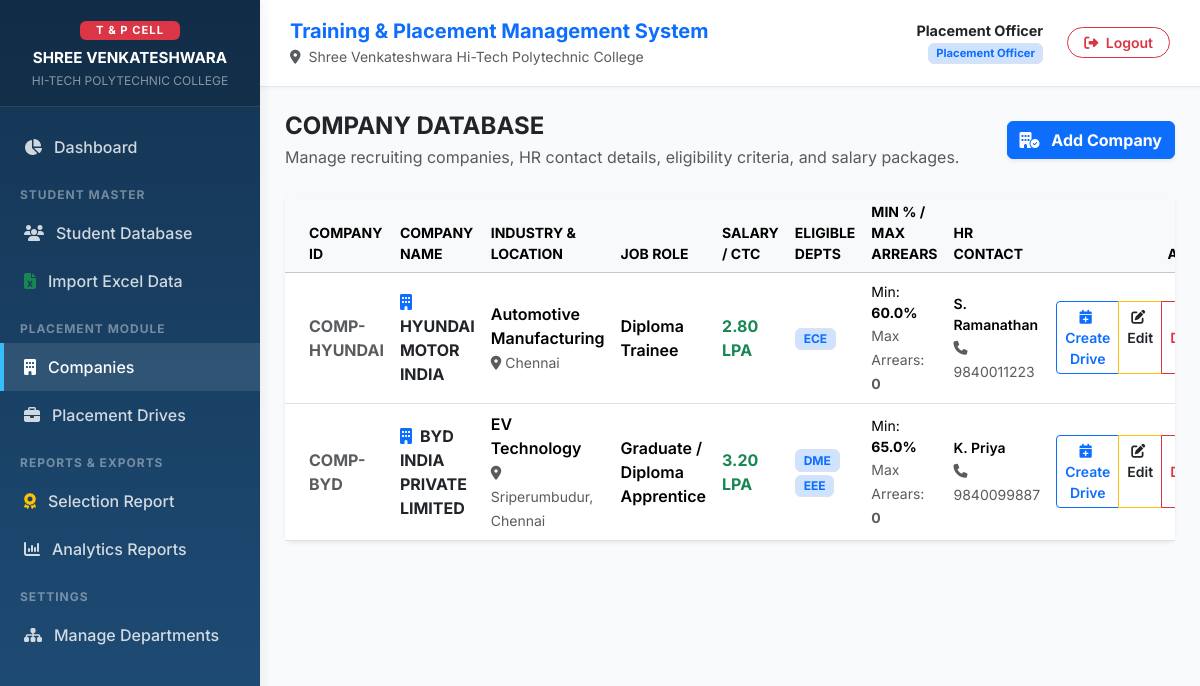
/companies/ (signed in), run on the app's committed database.
### placement_app/models.py (models this page shows, shortened)
class Company(models.Model):
    company_id = models.CharField(max_length=20, unique=True, help_text="e.g. COMP-001")
    name = models.CharField(max_length=150)
    address = models.TextField(blank=True)
    hr_name = models.CharField(max_length=100, blank=True)
    hr_contact = models.CharField(max_length=15, blank=True)
    hr_email = models.EmailField(blank=True)
    website = models.URLField(blank=True)
    industry = models.CharField(max_length=100, blank=True, help_text="e.g. Automotive, Electronics, Manufacturing")
    job_role = models.CharField(max_length=100, default="Diploma Trainee")
    eligible_departments = models.ManyToManyField(Department, related_name='eligible_companies')
    qualification = models.CharField(max_length=100, default="Diploma")
    min_percentage = models.FloatField(default=0.0, help_text="Minimum Semester % required")
    max_arrears = models.IntegerField(default=0, help_text="Maximum allowed arrears")
    salary_ctc = models.CharField(max_length=50, help_text="e.g. ₹2.80 LPA")
    job_location = models.CharField(max_length=100, default="Chennai")
    drive_date = models.DateField()
    last_date_registration = models.DateField(null=True, blank=True)
    selection_process = models.TextField(blank=True, default="1. Aptitude Test\n2. Technical Interview\n3. HR Interview")
    created_at = models.DateTimeField(auto_now_add=True)
    class Meta:
        verbose_name_plural = "Companies"
        ordering = ['-drive_date']

class Department(models.Model):
    code = models.CharField(max_length=10, unique=True, help_text="e.g. DME, EEE, ECE, CSE, CIVIL")
    name = models.CharField(max_length=100, help_text="e.g. Diploma in Mechanical Engineering")

### placement_app/views.py (the view)
# urls.py: path('companies/', views.company_list_view, name='company_list'),
@login_required
def company_list_view(request):
    companies = Company.objects.prefetch_related('eligible_departments').all()
    return render(request, 'companies/company_list.html', {'companies': companies})

### placement_app/templates/companies/company_list.html (shortened to what this page needs)
{% extends 'base.html' %}
{% block content %}
<div class="d-flex justify-content-between align-items-center mb-4">
    <div>
        <h4 class="fw-bold text-dark mb-1">COMPANY DATABASE</h4>
        <p class="text-muted mb-0">Manage recruiting companies, HR contact details, eligibility criteria, and salary packages.</p>
    </div>
    <a href="{% url 'company_create' %}" class="btn btn-primary shadow-sm fw-bold">
        <i class="fa-solid fa-building-circle-check me-2"></i> Add Company
    </a>
</div>
<div class="card border-0 shadow-sm rounded-3">
    <div class="card-body p-0">
        <div class="table-responsive">
            <table class="table table-hover align-middle mb-0">
                <thead class="table-light text-muted small text-uppercase">
                    <tr>
                        <th class="ps-4">Company ID</th>
                        <th>Company Name</th>
                        <th>Industry & Location</th>
                        <th>Job Role</th>
                        <th>Salary / CTC</th>
                        <th>Eligible Depts</th>
                        <th>Min % / Max Arrears</th>
                        <th>HR Contact</th>
                        <th class="pe-4 text-end">Action</th>
                    </tr>
                </thead>
                <tbody>
                    {% for comp in companies %}
                    <tr>
                        <td class="ps-4 fw-bold text-muted">{{ comp.company_id }}</td>
                        <td class="fw-bold text-dark fs-6">
                            <i class="fa-solid fa-building text-primary me-2"></i>{{ comp.name }}
                        </td>
                        <td>
                            <span class="d-block fw-semibold">{{ comp.industry }}</span>
                            <small class="text-muted"><i class="fa-solid fa-location-dot me-1"></i>{{ comp.job_location }}</small>
                        </td>
                        <td class="fw-semibold">{{ comp.job_role }}</td>
                        <td class="fw-bold text-success">{{ comp.salary_ctc }}</td>
                        <td>
                            {% for d in comp.eligible_departments.all %}
                                <span class="badge bg-primary-subtle text-primary border" style="font-size: 0.75rem;">{{ d.code }}</span>
                            {% empty %}
                                <span class="badge bg-light text-dark">All</span>
                            {% endfor %}
                        </td>
                        <td>
                            <small class="d-block">Min: <strong>{{ comp.min_percentage }}%</strong></small>
                            <small class="text-muted">Max Arrears: <strong>{{ comp.max_arrears }}</strong></small>
                        </td>
                        <td>
                            <small class="d-block fw-semibold">{{ comp.hr_name }}</small>
                            <small class="text-muted"><i class="fa-solid fa-phone me-1"></i>{{ comp.hr_contact }}</small>
                        </td>
                        <td class="pe-4 text-end">
                            <div class="btn-group btn-group-sm">
                                <a href="{% url 'drive_create' %}?company={{ comp.pk }}" class="btn btn-outline-primary fw-semibold" title="Create Placement Drive">
                                    <i class="fa-solid fa-calendar-plus me-1"></i> Create Drive
                                </a>
                                <a href="{% url 'company_edit' comp.pk %}" class="btn btn-outline-warning text-dark fw-semibold" title="Edit Company Details">
                                    <i class="fa-solid fa-pen-to-square me-1"></i> Edit
                                </a>
                                <a href="{% url 'company_delete' comp.pk %}" onclick="return confirm('Are you sure you want to delete company {{ comp.name }}?');" class="btn btn-outline-danger fw-semibold" title="Delete Company">
                                </a>
                            </div>
                        </td>
                    </tr>
                    {% endfor %}
                </tbody>
            </table>
        </div>
    </div>
</div>
{% endblock %}

### placement_app/templates/base.html (shortened to what this page needs)
<!DOCTYPE html>
<html lang="en">
<head>
    <link href="https://cdn.jsdelivr.net/npm/bootstrap@5.3.2/dist/css/bootstrap.min.css" rel="stylesheet">
    <link href="https://cdnjs.cloudflare.com/ajax/libs/font-awesome/6.4.2/css/all.min.css" rel="stylesheet">
</head>
<body>
    {% if user.is_authenticated %}
    <nav id="sidebar">
        <div class="brand-header text-center py-3 px-3">
            <div class="badge bg-danger mb-2 px-3 py-1 text-uppercase" style="font-size: 0.7rem; letter-spacing: 1px;">T & P CELL</div>
            <h6 class="fw-bold text-white mb-1" style="font-size: 0.95rem; line-height: 1.3;">SHREE VENKATESHWARA</h6>
            <small class="text-white-50" style="font-size: 0.75rem; display: block;">HI-TECH POLYTECHNIC COLLEGE</small>
        </div>
        <ul class="nav flex-column mt-3">
            <li class="nav-item">
                <a href="{% url 'dashboard' %}" class="nav-link {% if request.resolver_match.url_name == 'dashboard' %}active{% endif %}">
                    <i class="fa-solid fa-chart-pie"></i> Dashboard
                </a>
            </li>
            <div class="nav-header">STUDENT MASTER</div>
            <li class="nav-item">
                <a href="{% url 'student_list' %}" class="nav-link {% if 'student' in request.resolver_match.url_name and 'import' not in request.resolver_match.url_name %}active{% endif %}">
                    <i class="fa-solid fa-users"></i> Student Database
                </a>
            </li>
            <li class="nav-item">
                <a href="{% url 'import_excel' %}" class="nav-link {% if 'import' in request.resolver_match.url_name %}active{% endif %}">
                    <i class="fa-solid fa-file-excel text-success"></i> Import Excel Data
                </a>
            </li>
            <div class="nav-header">PLACEMENT MODULE</div>
            <li class="nav-item">
                <a href="{% url 'company_list' %}" class="nav-link {% if 'company' in request.resolver_match.url_name %}active{% endif %}">
                    <i class="fa-solid fa-building"></i> Companies
                </a>
            </li>
            <li class="nav-item">
                <a href="{% url 'drive_list' %}" class="nav-link {% if 'drive' in request.resolver_match.url_name %}active{% endif %}">
                    <i class="fa-solid fa-briefcase"></i> Placement Drives
                </a>
            </li>
            <div class="nav-header">REPORTS & EXPORTS</div>
            <li class="nav-item">
                <a href="{% url 'selection_report' %}" class="nav-link {% if 'selection' in request.resolver_match.url_name %}active{% endif %}">
                    <i class="fa-solid fa-award text-warning"></i> Selection Report
                </a>
            </li>
            <li class="nav-item">
                <a href="{% url 'reports_hub' %}" class="nav-link {% if 'reports_hub' in request.resolver_match.url_name %}active{% endif %}">
                    <i class="fa-solid fa-chart-column"></i> Analytics Reports
                </a>
            </li>
            <div class="nav-header">SETTINGS</div>
            <li class="nav-item">
                <a href="{% url 'department_list' %}" class="nav-link {% if 'department' in request.resolver_match.url_name %}active{% endif %}">
                    <i class="fa-solid fa-sitemap"></i> Manage Departments
                </a>
            </li>
        </ul>
    </nav>
    {% endif %}
    <div id="content" {% if not user.is_authenticated %}style="margin-left: 0; padding: 0;"{% endif %}>
        {% if user.is_authenticated %}
        <header class="top-navbar">
            <div>
                <h5 class="fw-bold mb-0 text-primary" style="line-height: 1.3;">Training & Placement Management System</h5>
                <small class="text-muted"><i class="fa-solid fa-location-dot me-1"></i> Shree Venkateshwara Hi-Tech Polytechnic College</small>
            </div>
            <div class="d-flex align-items-center gap-3">
                <div class="text-end me-2">
                    <span class="fw-bold d-block text-dark" style="font-size: 0.9rem; line-height: 1.2;">{{ user.get_full_name|default:user.username }}</span>
                    <span class="badge bg-primary-subtle text-primary border" style="font-size: 0.7rem;">Placement Officer</span>
                </div>
                <a href="{% url 'logout' %}" class="btn btn-outline-danger btn-sm rounded-pill px-3 fw-semibold">
                    <i class="fa-solid fa-right-from-bracket me-1"></i> Logout
                </a>
            </div>
        </header>
        {% endif %}
        {% block content %}{% endblock %}
    </div>
</body>
</html>

### placement_app/templates/base.html (style rules this page uses)
:root { --sidebar-width: 260px; --primary-blue: #1F4E79; --primary-dark: #143452; --accent-red: #D9534F; --bg-light: #F8FAFC; }
body { font-family: 'Inter', sans-serif; background-color: var(--bg-light); color: #334155; min-height: 100vh; }
#sidebar { width: var(--sidebar-width); position: fixed; top: 0; left: 0; bottom: 0; background: linear-gradient(180deg, var(--primary-dark) 0%, var(--primary-blue) 100%); color: #fff; z-index: 1000; transition: all 0.3s; box-shadow: 4px 0 10px rgba(0,0,0,0.05); }
#sidebar .brand-header { padding: 20px 15px; background: rgba(0,0,0,0.15); border-bottom: 1px solid rgba(255,255,255,0.1); }
#sidebar .nav-link { color: rgba(255,255,255,0.8); padding: 12px 20px; font-weight: 500; display: flex; align-items: center; gap: 12px; border-left: 4px solid transparent; transition: all 0.2s; }
#sidebar .nav-link:hover, #sidebar .nav-link.active { color: #fff; background: rgba(255,255,255,0.1); border-left-color: #38BDF8; }
#sidebar .nav-header { font-size: 0.75rem; text-transform: uppercase; letter-spacing: 1px; color: rgba(255,255,255,0.4); padding: 15px 20px 5px 20px; font-weight: 700; }
#content { margin-left: var(--sidebar-width); padding: 25px; transition: all 0.3s; }
.top-navbar { background: #fff; padding: 18px 30px; margin: -25px -25px 25px -25px; border-bottom: 1px solid #E2E8F0; display: flex; justify-content: space-between; align-items: center; box-shadow: 0 2px 4px rgba(0,0,0,0.03); position: sticky; top: 0; z-index: 999; }

### data on the page
Company: company_id "COMP-HYUNDAI", name "HYUNDAI MOTOR INDIA", industry "Automotive Manufacturing", job_location "Chennai", job_role "Diploma Trainee", salary_ctc "2.80 LPA", min_percentage "60.0", max_arrears "0", hr_name "S. Ramanathan", hr_contact "9840011223"
Department: code "ECE"
Company: company_id "COMP-BYD", name "BYD INDIA PRIVATE LIMITED", industry "EV Technology", job_location "Sriperumbudur, Chennai", job_role "Graduate / Diploma Apprentice", salary_ctc "3.20 LPA", min_percentage "65.0", max_arrears "0", hr_name "K. Priya", hr_contact "9840099887"
Department: code "DME"
Department: code "EEE"

### other printed values
{{ user.get_full_name|default:user.username }} "Placement Officer"
